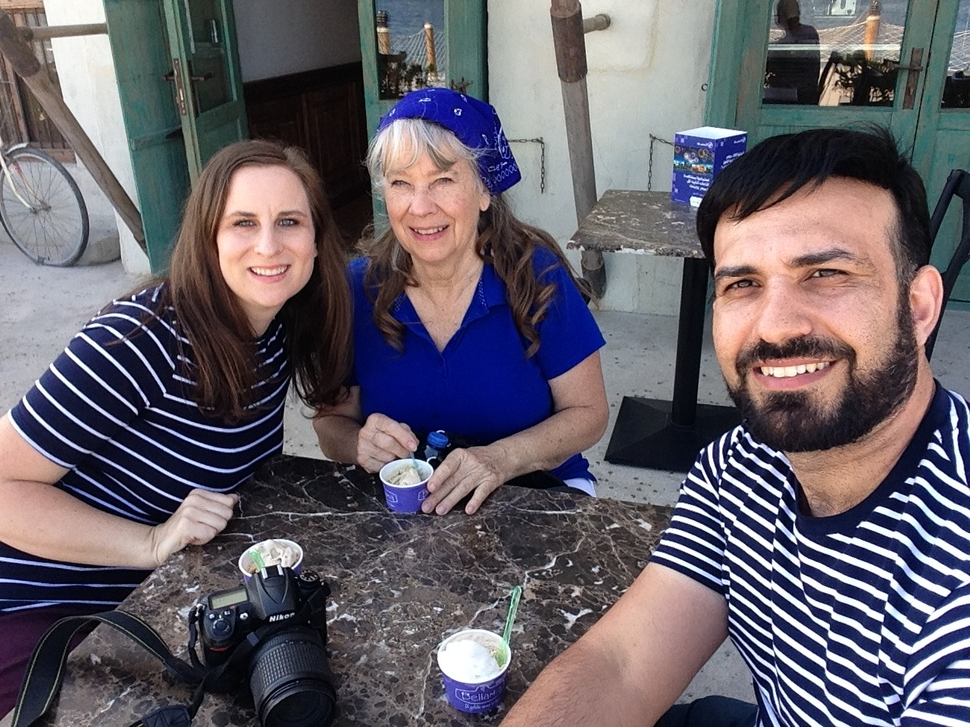
#> input picture project 7 python for image and viedo processing/our-photos.jpg, 970 x 727 px, shrunk from 1280 x 960 before the run
$ python face_detector.py
#> lines starting #> are read from the running program, lines starting #| are printed output that depends on the picture; after the words box and inside, x2 and y2 are one past the last pixel; in counts of white or black regions, pixels touching at a corner belong together
import cv2
face_cascade = cv2.CascadeClassifier("haarcascade_frontalface_default.xml")
img = cv2.imread("our-photos.jpg")
#> img is the input picture: shape (727, 970, 3); mean B, G, R 104.1, 95.1, 100.7
gray_img = cv2.cvtColor(img, cv2.COLOR_BGR2GRAY)
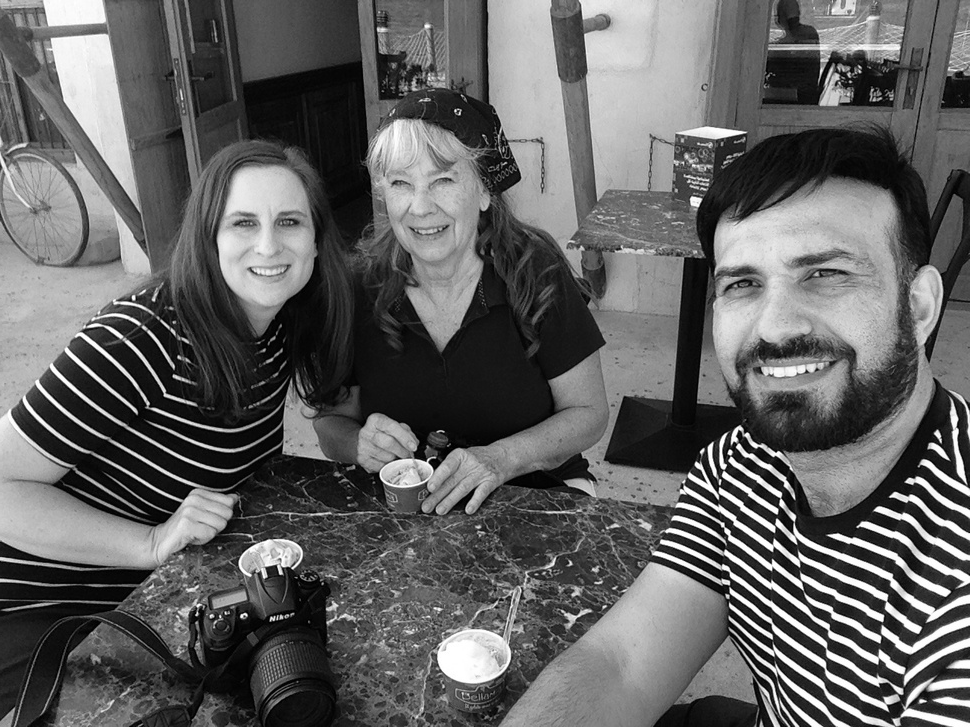
#> gray_img: shape (727, 970); min 0, max 255, mean 97.8

faces = face_cascade.detectMultiScale(gray_img,
scaleFactor=1.2,
minNeighbors=5)
#> faces = [[359, 125, 139, 139], [204, 174, 127, 127], [671, 191, 232, 232]]

for x, y, w, h in faces:
    img=cv2.rectangle(img, (x,y), (x+w, y+h), (0,255,0), 3)
#> this loop made 3 passes
#> pass 1, `img=cv2.rectangle(img, (x,y), (x+w, y+h), (0,255,0), 3)`:
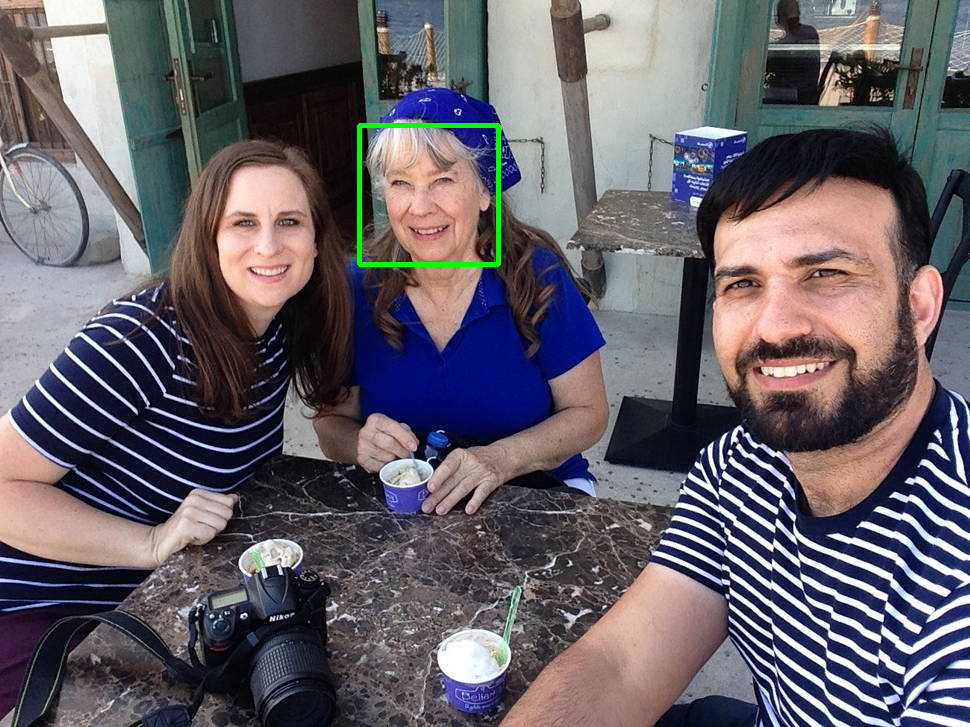
#> img: shape (727, 970, 3); 0.39% of pixels changed, all inside (x1, y1, x2, y2) = (357, 123, 501, 267)
#> pass 2, `img=cv2.rectangle(img, (x,y), (x+w, y+h), (0,255,0), 3)`:
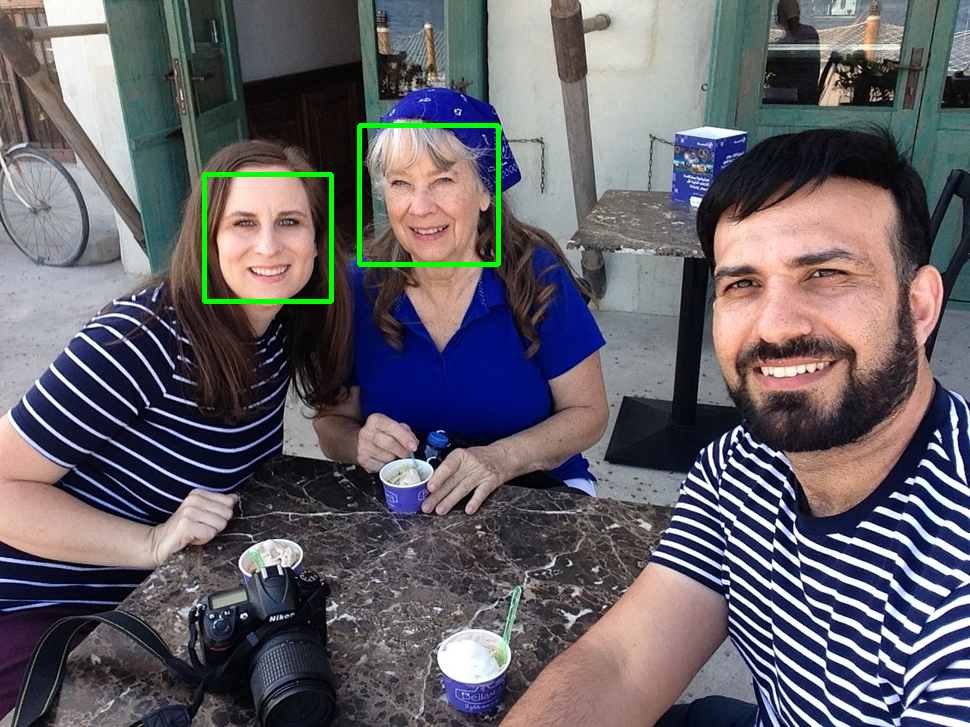
#> img: shape (727, 970, 3); 0.36% of pixels changed, all inside (x1, y1, x2, y2) = (202, 172, 334, 304)
#> pass 3, `img=cv2.rectangle(img, (x,y), (x+w, y+h), (0,255,0), 3)`:
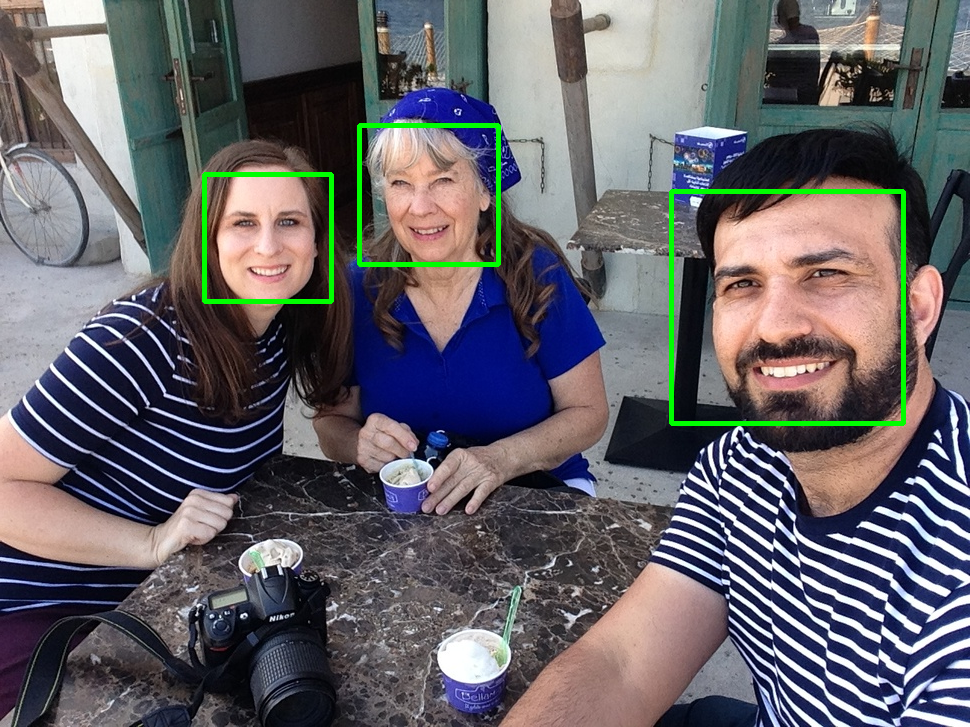
#> img: shape (727, 970, 3); 0.66% of pixels changed, all inside (x1, y1, x2, y2) = (669, 189, 906, 426)
print(type(faces))
#| <class 'numpy.ndarray'>
print(faces)
#| [[359 125 139 139]
#|  [204 174 127 127]
#|  [671 191 232 232]]


cv2.imshow("Gray", img)
cv2.waitKey(0)
cv2.destroyAllWindows()

$ run again, with project 7 python for image and viedo processing/my-photo.jpg copied over project 7 python for image and viedo processing/our-photos.jpg
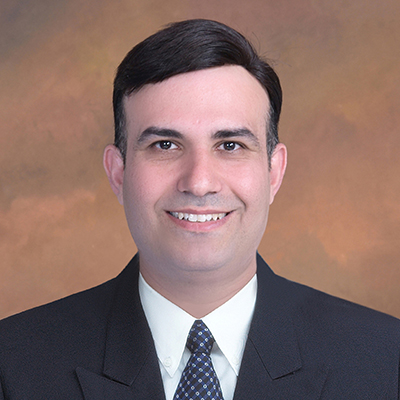
#> input picture project 7 python for image and viedo processing/my-photo.jpg, 400 x 400 px
#> img is the input picture: shape (400, 400, 3); mean B, G, R 106.3, 111.9, 138.8
#> `gray_img = cv2.cvtColor(img, cv2.COLOR_BGR2GRAY)`:
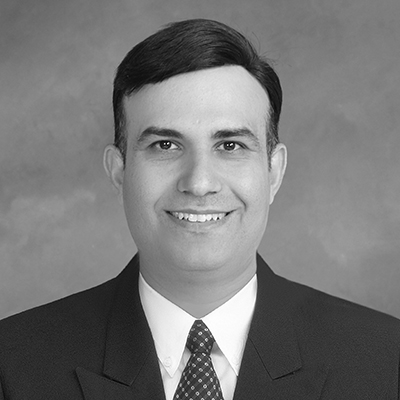
#> gray_img: shape (400, 400); min 1, max 255, mean 119.3
#> faces = [[106, 74, 187, 187]]
#> the loop `for x, y, w, h in faces:` made 1 pass
#> pass 1, `img=cv2.rectangle(img, (x,y), (x+w, y+h), (0,255,0), 3)`:
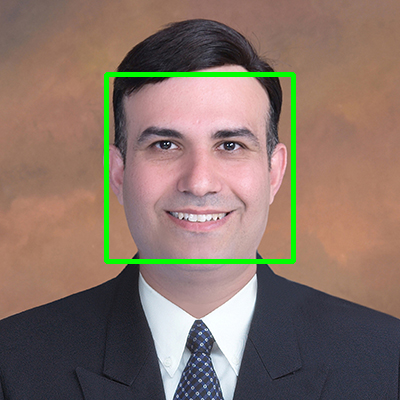
#> img: shape (400, 400, 3); 2.33% of pixels changed, all inside (x1, y1, x2, y2) = (104, 72, 296, 264)
#| <class 'numpy.ndarray'>
#| [[106  74 187 187]]
